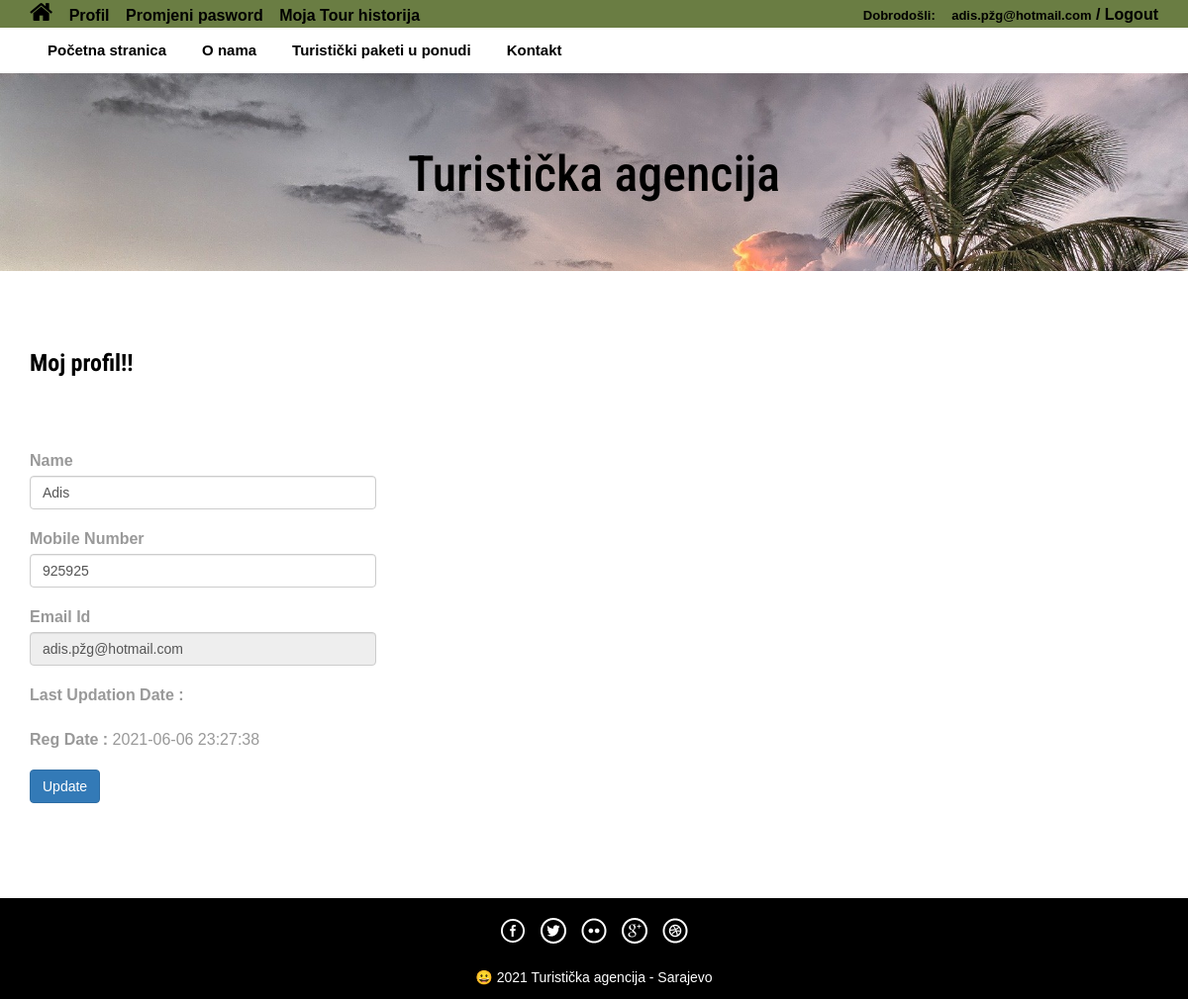
The app's page /profile.php (signed in) with its own data.
### tables this page shows
CREATE TABLE `tblusers` (
  `id` int(11) NOT NULL,
  `FullName` varchar(100) DEFAULT NULL,
  `MobileNumber` char(10) DEFAULT NULL,
  `EmailId` varchar(70) DEFAULT NULL,
  `Password` varchar(100) DEFAULT NULL,
  `RegDate` timestamp NULL DEFAULT current_timestamp(),
  `UpdationDate` timestamp NULL DEFAULT NULL ON UPDATE current_timestamp()
);

### profile.php (the view, shortened to what this page needs)
<?php
include('includes/config.php');
if(strlen($_SESSION['login'])==0)
	{
header('location:index.php');
}
else{
?>
<!DOCTYPE HTML>
<html>
<head>
<link href="css/bootstrap.css" rel='stylesheet' type='text/css' />
<link href="css/style.css" rel='stylesheet' type='text/css' />
<link href="css/font-awesome.css" rel="stylesheet">
<link href="css/animate.css" rel="stylesheet" type="text/css" media="all">
</head>
<body>
<div class="top-header">
<?php include('includes/header.php');?>
<div class="banner-1 ">
	<div class="container">
		<h1 class="wow zoomIn animated animated" data-wow-delay=".5s" style="visibility: visible; animation-delay: 0.5s; animation-name: zoomIn;">Turistička agencija</h1>
	</div>
</div>
<div class="privacy">
	<div class="container">
		<h3 class="wow fadeInDown animated animated" data-wow-delay=".5s" style="visibility: visible; animation-delay: 0.5s; animation-name: fadeInDown;">Moj profil!!</h3>
		<form name="chngpwd" method="post">
<?php
$useremail=$_SESSION['login'];
$sql = "SELECT * from tblusers where EmailId=:useremail";
$query = $dbh -> prepare($sql);
$query -> bindParam(':useremail',$useremail, PDO::PARAM_STR);
$query->execute();
$results=$query->fetchAll(PDO::FETCH_OBJ);
if($query->rowCount() > 0)
{
foreach($results as $result)
{	?>
	<p style="width: 350px;">
			<b>Name</b>  <input type="text" name="name" value="<?php echo htmlentities($result->FullName);?>" class="form-control" id="name" required="">
	</p>
<p style="width: 350px;">
<b>Mobile Number</b>
<input type="text" class="form-control" name="mobileno" maxlength="10" value="<?php echo htmlentities($result->MobileNumber);?>" id="mobileno"  required="">
</p>
<p style="width: 350px;">
<b>Email Id</b>
	<input type="email" class="form-control" name="email" value="<?php echo htmlentities($result->EmailId);?>" id="email" readonly>
			</p>
<p style="width: 350px;">
<b>Last Updation Date : </b>
</p>
<p style="width: 350px;">
<b>Reg Date :</b>
<?php echo htmlentities($result->RegDate);?>
			</p>
<?php }} ?>
			<p style="width: 350px;">
<button type="submit" name="submit6" class="btn-primary btn">Update</button>
			</p>
			</form>
	</div>
</div>
<?php include('includes/footer.php');?>
</body>
</html>
<?php } ?>

### css/style.css (style rules this page uses)
html, body { font-size: 100%; background: #fff; font-family: 'Open Sans', sans-serif; }
h1,h2,h3,h4,h5,h6 { margin:0; font-family: 'Roboto Condensed', sans-serif; }
p { margin:0; }
.top-header { background-color: #677a3ed6; border-bottom: 0 none; height: 28px; line-height: 30px; }
.banner-1 { background: url(../images/plaza.jpg)no-repeat; background-size: cover; -webkit-background-size: cover; -o-background-size: cover; -ms-background-size: cover; -moz-background-size: cover; min-height:200px; }
.banner-1 h1 { font-size: 50px; margin-bottom: 40px; padding: 1.5em 0 0; text-align: center; color: black; }
.privacy h3 { color: black; font-size: 1.5em; font-weight: 700; margin-bottom: 3em; }
.privacy { padding: 5em 0; }
.privacy p { font-size: 1em; line-height: 1.8em; color: #999; margin: 1em 0; }
* { margin: 0; padding: 0; box-sizing: border-box; font-family: "montserrat",sans-serif; }
.name,.email, { background: none; border:none; outline: none; border-bottom: 1px solid; color: #888; padding: 10px 6px; font-size: 14px; margin-bottom: 40px; }

### records on screen
tblusers: name "Adis", mobileno "925925", email "adis.pžg@hotmail.com", RegDate "2021-06-06 23:27:38"

### other values on screen
$_SESSION['login'] "adis.pžg@hotmail.com"
